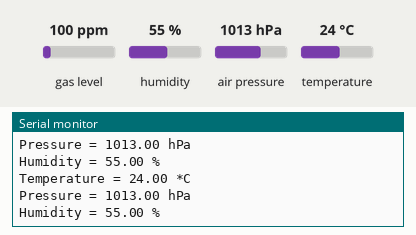
Simulated run of this sketch. Board: ESP8266 (NodeMCU). On the bench: the last lines printed to the serial monitor. The inputs (shaded band) are chosen by the test bench; at power-on: humidity 55 %, air pressure 1013 hPa, temperature 24 °C, gas level 100 ppm. WiFi joins after 1.5 s; servers stay silent unless stated.

Above: at 3.2 s.
3.3 s: humidity set to 22 %
At 3.52 s:
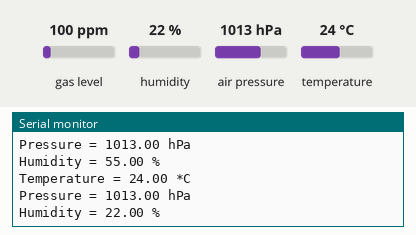
4.8 s: air pressure set to 952 hPa
At 5.06 s:
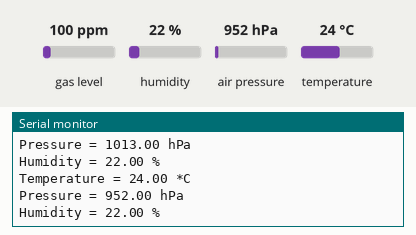
6.3 s: temperature set to 12 °C
At 7.36 s:
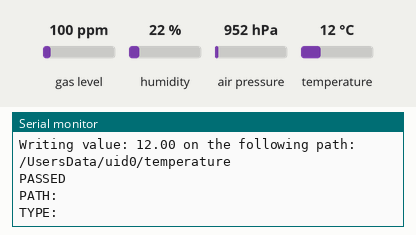

The sketch:

firebase.ino
```cpp
#include <Arduino.h>
#if defined(ESP32)
  #include <WiFi.h>
#elif defined(ESP8266)
  #include <ESP8266WiFi.h>
#endif
#include <Firebase_ESP_Client.h>
#include <Wire.h>
#include <Adafruit_Sensor.h>
#include "Adafruit_BME680.h"

#define BME_SCK 13
#define BME_MISO 12
#define BME_MOSI 11
#define BME_CS 10

#define SEALEVELPRESSURE_HPA (1013.25)

Adafruit_BME680 bme;

// Provide the token generation process info.
#include "addons/TokenHelper.h"
// Provide the RTDB payload printing info and other helper functions.
#include "addons/RTDBHelper.h"

// Insert your network credentials
#define WIFI_SSID "HITRON-F5A0"
#define WIFI_PASSWORD "josema230806"

// Insert Firebase project API Key
#define API_KEY "AIzaSyBY_1qF37tZLWSaHNgfMNvkKzQt-kcR7ZI"

// Insert Authorized Email and Corresponding Password
#define USER_EMAIL "jmmnahr@gmail.com"
#define USER_PASSWORD "Josema123"

// Insert RTDB URLefine the RTDB URL
#define DATABASE_URL "https://esp32-prueba23-default-rtdb.firebaseio.com/"

// Define Firebase objects
FirebaseData fbdo;
FirebaseAuth auth;
FirebaseConfig config;

// Variable to save USER UID
String uid;

// Variables to save database paths
String databasePath;
String tempPath;
String humPath;
String presPath;

// BME280 sensor
//Adafruit_BME280 bme; // I2C
float temperature;
float humidity;
float pressure;
float contador =1.0;

// Timer variables (send new readings every three minutes)
unsigned long sendDataPrevMillis = 0;
unsigned long timerDelay = 5000;

// Initialize BME280
/*void initBME(){
  if (!bme.begin(0x76)) {
    Serial.println("Could not find a valid BME280 sensor, check wiring!");
    while (1);
  }
}*/

// Initialize WiFi
void initWiFi() {
  WiFi.begin(WIFI_SSID, WIFI_PASSWORD);
  Serial.print("Connecting to WiFi ..");
  while (WiFi.status() != WL_CONNECTED) {
    Serial.print('.');
    delay(1000);
  }
  Serial.println(WiFi.localIP());
  Serial.println();
}

// Write float values to the database
void sendFloat(String path, float value){
  if (Firebase.RTDB.setFloat(&fbdo, path.c_str(), value)){
    Serial.print("Writing value: ");
    Serial.print (value);
    Serial.print(" on the following path: ");
    Serial.println(path);
    Serial.println("PASSED");
    Serial.println("PATH: " + fbdo.dataPath());
    Serial.println("TYPE: " + fbdo.dataType());
  }
  else {
    Serial.println("FAILED");
    Serial.println("REASON: " + fbdo.errorReason());
  }
}

void setup(){
  Serial.begin(115200);

  // Initialize BME280 sensor
  //initBME();
  initWiFi();

  // Assign the api key (required)
  config.api_key = API_KEY;

  // Assign the user sign in credentials
  auth.user.email = USER_EMAIL;
  auth.user.password = USER_PASSWORD;

  // Assign the RTDB URL (required)
  config.database_url = DATABASE_URL;

  Firebase.reconnectWiFi(true);
  fbdo.setResponseSize(4096);

  // Assign the callback function for the long running token generation task */
  config.token_status_callback = tokenStatusCallback; //see addons/TokenHelper.h

  // Assign the maximum retry of token generation
  config.max_token_generation_retry = 5;

  // Initialize the library with the Firebase authen and config
  Firebase.begin(&config, &auth);

  // Getting the user UID might take a few seconds
  Serial.println("Getting User UID");
  while ((auth.token.uid) == "") {
    Serial.print('.');
    delay(1000);
  }
  // Print user UID
  uid = auth.token.uid.c_str();
  Serial.print("User UID: ");
  Serial.println(uid);

  // Update database path
  databasePath = "/UsersData/" + uid;

  // Update database path for sensor readings
  tempPath = databasePath + "/temperature"; // --> UsersData/<user_uid>/temperature
  humPath = databasePath + "/humidity"; // --> UsersData/<user_uid>/humidity
  presPath = databasePath + "/pressure"; // --> UsersData/<user_uid>/pressure


  while (!Serial);
  Serial.println(F("BME680 test"));

  if (!bme.begin()) {
    Serial.println("Could not find a valid BME680 sensor, check wiring!");
    while (1);
  }

  // Set up oversampling and filter initialization
  bme.setTemperatureOversampling(BME680_OS_8X);
  bme.setHumidityOversampling(BME680_OS_2X);
  bme.setPressureOversampling(BME680_OS_4X);
  bme.setIIRFilterSize(BME680_FILTER_SIZE_3);
  bme.setGasHeater(320, 150); // 320*C for 150 ms
}

void loop(){
  // Send new readings to database
  if (Firebase.ready() && (millis() - sendDataPrevMillis > timerDelay || sendDataPrevMillis == 0)){
    sendDataPrevMillis = millis();


    // Get latest sensor readings
   /* temperature = bme.readTemperature();
    humidity = bme.readHumidity();
    pressure = bme.readPressure()/100.0F;*/

    ///////COMENTAN ESTA SECCION SI DESEAN UTILIZAR EL BME////////////////
    //  if(contador>20){contador = 1.0;}
     // contador=contador+1;
    //temperature = contador*0.1;
    //humidity = contador*0.2;
    //pressure = contador*0.3;


    // Send readings to database:
    sendFloat(tempPath, bme.temperature);
    sendFloat(humPath, bme.humidity);
    sendFloat(presPath, bme.pressure / 100.0);
  }
  if (! bme.performReading()) {
    Serial.println("Failed to perform reading :(");
    return;
  }
  Serial.print("Temperature = ");
  Serial.print(bme.temperature);
  Serial.println(" *C");

  Serial.print("Pressure = ");
  Serial.print(bme.pressure / 100.0);
  Serial.println(" hPa");

  Serial.print("Humidity = ");
  Serial.print(bme.humidity);
  Serial.println(" %");
}
```

Measured:
- after the input at 3.3 s, the serial monitor: prints a new line after 0.08 s (image 1)
- after the input at 4.8 s, the serial monitor: prints a new line after 0.12 s (image 2)
- after the input at 6.3 s, the serial monitor: prints a new line at once (image 3)
